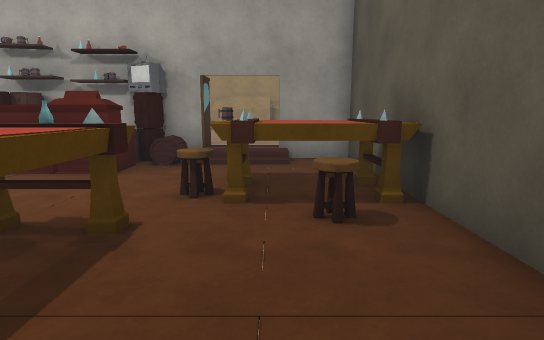
View 1 (above)

18 first-person views from a walk through a Unity game level. The camera is 1.3 m above the floor, tilts 10° down and sees 80° across. Doors are open. The floor is counted in squares, 1 m on a side. Each view is taken from the middle of a square. On the plan, view 1 faces up. The plan holds only what a view shows up to about 14 squares ahead; the rest is blank. The place goes on beyond the plan. Some animated figures are left out. Surface patterns are stand-ins for the level's own textures.

View 2
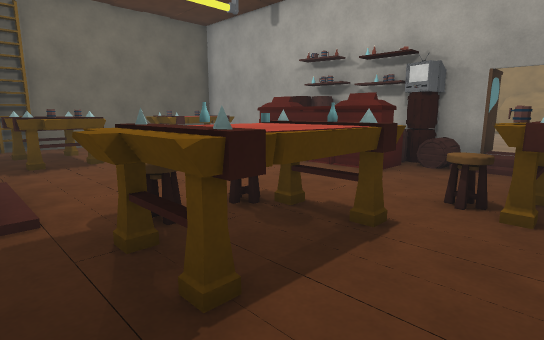

View 3
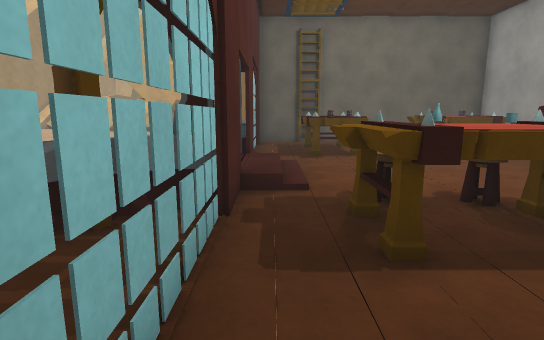

View 4
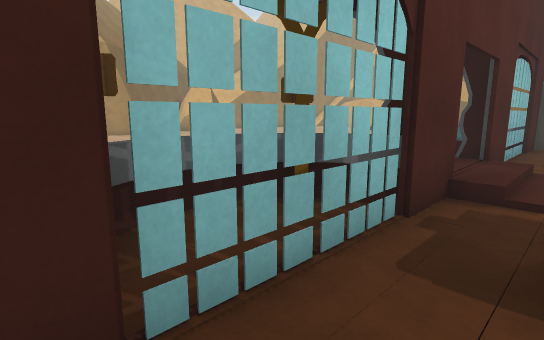

View 5
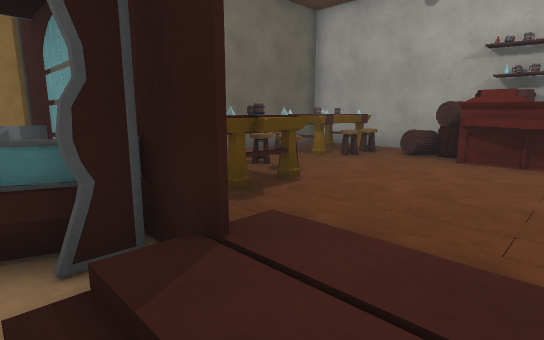

View 6
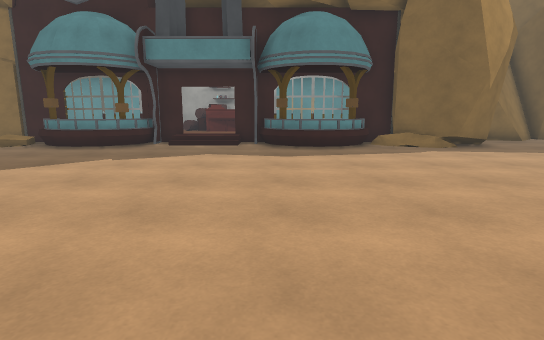

View 7
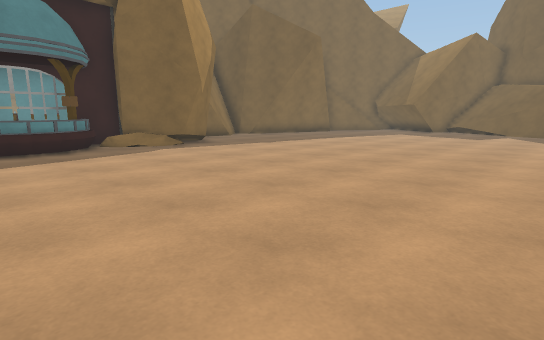

View 8
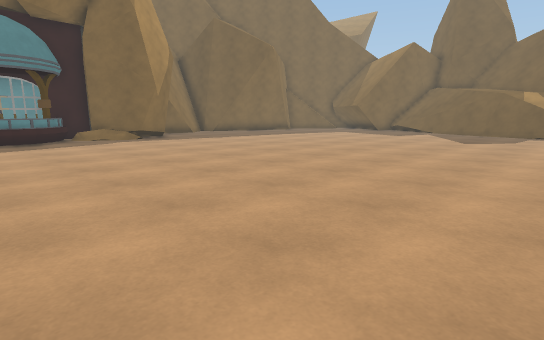

View 9
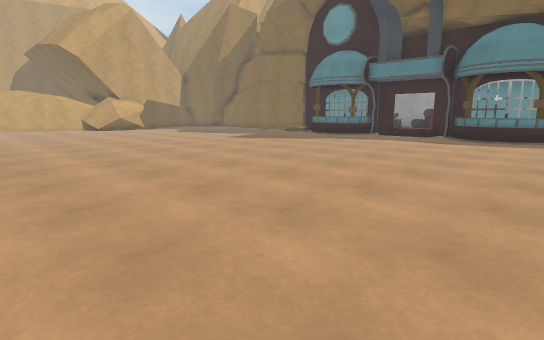

View 10
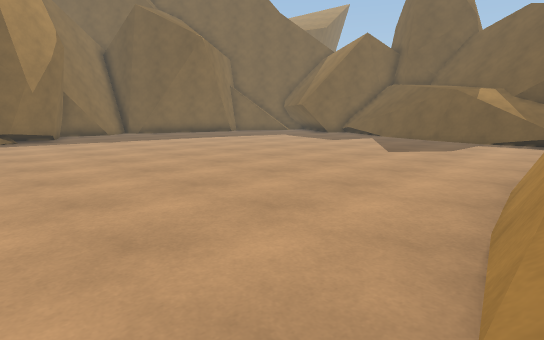

View 11
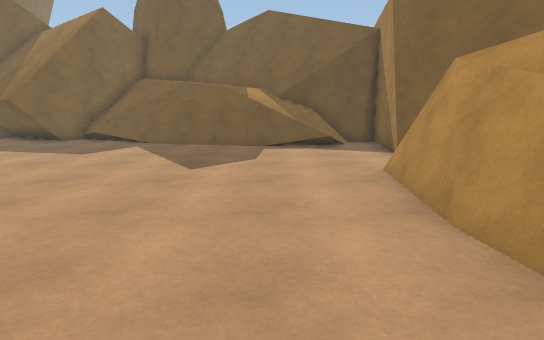

View 12
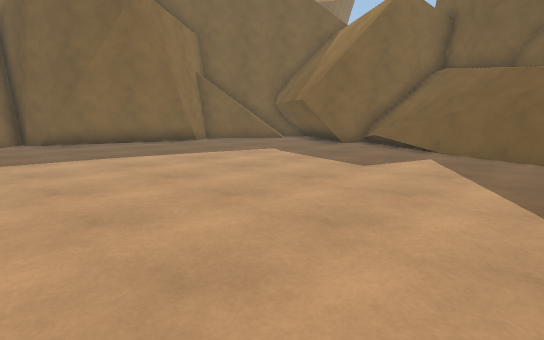

View 13
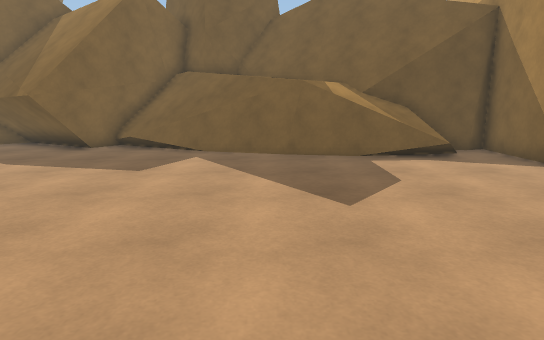

View 14
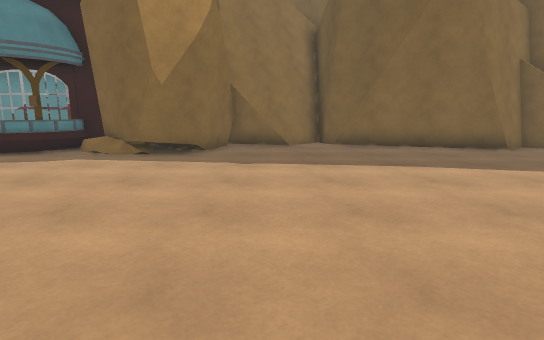

View 15
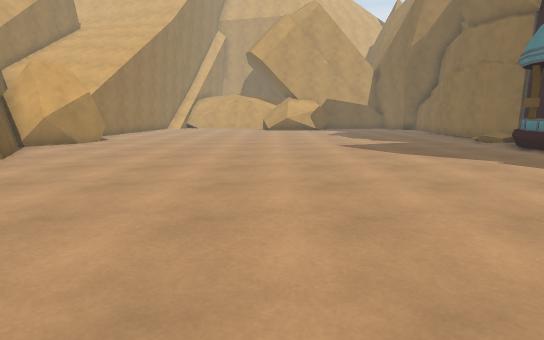

View 16
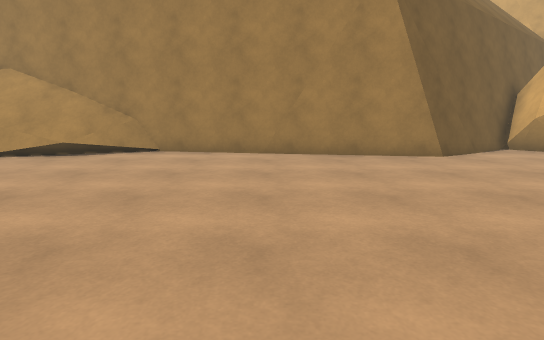

View 17
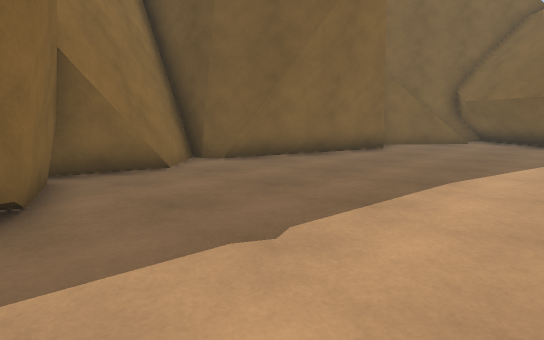

View 18
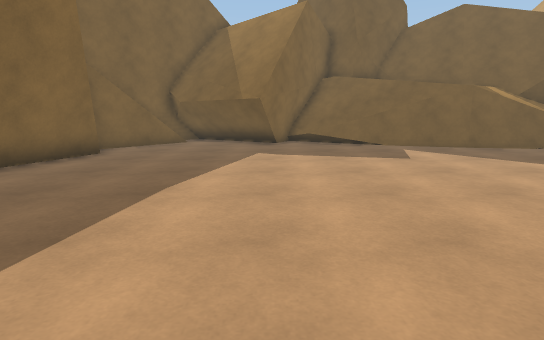

### Floor plan
Key: @ floor where view 1 was taken; # wall or solid block; . main floor; : floor 0.25 m higher than the main floor; + floor 1.5 m higher than the main floor; * floor 1.75 m higher than the main floor; % floor 2.25 m higher than the main floor; & floor 2.5 m higher than the main floor; $ floor 2.75 m higher than the main floor; / step, stairs or slope; D open door; = window, fence, low wall or low ledge; ^ raised ledge; v drop or lower ground; B barrel; T table; S stool; M mug; R rock; O other object.
Columns run from 13 left of view 1 to 23 right of it. Each row starts with its distance up from view 1.
  9    .# BB OOOOD##
  8 .TTSBBB  OB....#
  7 .TTS..OOOO.....#
  6 .TOS........TTT#
  5 .O.........SMTTT
  4  .SO......TT..S#
  3 .TSOT....SST...#
  2 . TTO....SST...       ##
  1 ..TTT.....TT. .    ######
  0 ......///....@.    R##..###   ##
 -1 #DDDD#D:DDDDDD#R RRR......########
 -2 OO#.O#///.O#.O#RRRRR........##..^^
 -3 ..==#......==#..RRR..............###
 -4 .................................##
 -5 ................................ ##
 -6 ................................###
 -7 ................................###
 -8 ..................................##
 -9 .................................=###
-10 .................................=+%
-11 .................................=*&#
-12 ................................=#%$#
-13 ................................=#$ #
-14 ................................#% =#
-15 ...............................=#& ##
-16 ...............................=####
-17 ...............................v/=##
-18 ...............................=/##
-19 ....................===........//#
-20 R...######......^^^^######.....//#
-21 RR.##    #######^#          ####.#
-22 RR##            #           #  ###
-23 R##

Positions as (right, up) in squares from view 1, and headings:
1: (0, 0), facing up
2: (0, 0), facing up-left
3: (1, 0), facing left
4: (1, 1), facing down-left
5: (-5, -2), facing up-left
6: (-3, -15), facing up
7: (-3, -15), facing up-right
8: (-3, -19), facing up-right
9: (2, -20), facing up-left
10: (2, -20), facing up-right
11: (5, -17), facing right
12: (8, -15), facing up-right
13: (8, -14), facing right
14: (8, -13), facing up
15: (1, -12), facing left
16: (-3, -10), facing down
17: (5, -7), facing up-right
18: (6, -7), facing right
